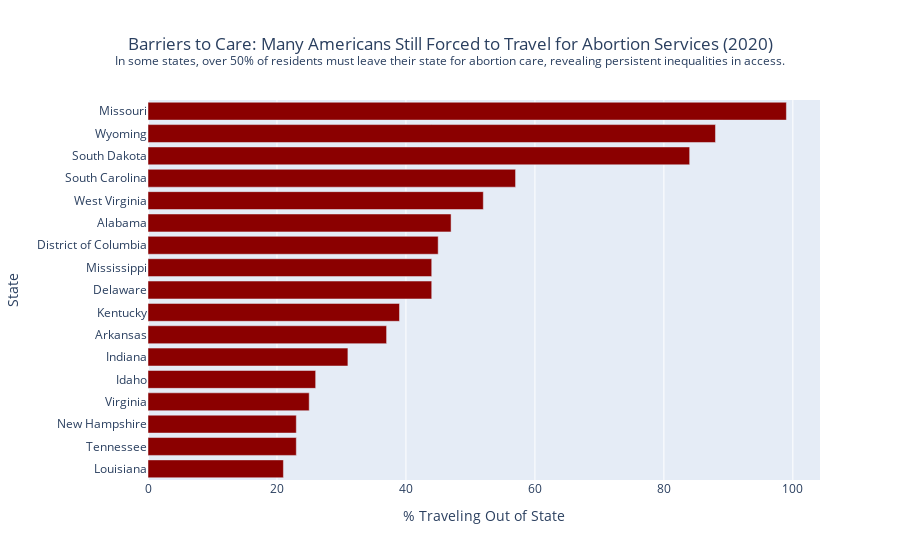

Here is the notebook cell this chart was saved with:
### Code cell
travel_out_of_state = df[['U.S. State', '% of residents obtaining abortions who traveled out of state for care, 2020']].dropna()
travel_out_of_state_high = travel_out_of_state[travel_out_of_state['% of residents obtaining abortions who traveled out of state for care, 2020'] > 20]
travel_out_of_state_sorted = travel_out_of_state_high.sort_values('% of residents obtaining abortions who traveled out of state for care, 2020', ascending=False)

fig_b = px.bar(
    travel_out_of_state_sorted,
    x='% of residents obtaining abortions who traveled out of state for care, 2020',
    y='U.S. State',
    orientation='h',
    color_discrete_sequence=['darkred'],
    title='High Percentages of Residents Needing to Travel for Abortion Care (2020)',
    labels={
        '% of residents obtaining abortions who traveled out of state for care, 2020': '% Traveling Out of State',
        'U.S. State': 'State'
    }
)
fig_b.update_layout(
    title={
        'text': "Barriers to Care: Many Americans Still Forced to Travel for Abortion Services (2020)<br><sup>In some states, over 50% of residents must leave their state for abortion care, revealing persistent inequalities in access.</sup>",
        'x': 0.5,
        'xanchor': 'center',
    },
    yaxis=dict(autorange="reversed")
)

fig_b.show()

### Figure 1 — Plotly figure (JSON) as saved in the notebook; plotly's stock layout.template omitted (floating-point values rounded to 4 significant figures)
{"data": [{"alignmentgroup": "True", "hovertemplate": "% Traveling Out of State=%{x}<br>State=%{y}<extra></extra>", "legendgroup": "", "marker": {"color": "darkred", "pattern": {"shape": ""}}, "name": "", "offsetgroup": "", "orientation": "h", "showlegend": false, "textposition": "auto", "type": "bar", "x": [99, 88, 84, 57, 52, 47, 45, 44, 44, 39, 37, 31, 26, 25, 23, 23, 21], "xaxis": "x", "y": ["Missouri", "Wyoming", "South Dakota", "South Carolina", "West Virginia", "Alabama", "District of Columbia", "Mississippi", "Delaware", "Kentucky", "Arkansas", "Indiana", "Idaho", "Virginia", "New Hampshire", "Tennessee", "Louisiana"], "yaxis": "y"}], "layout": {"barmode": "relative", "legend": {"tracegroupgap": 0}, "title": {"text": "Barriers to Care: Many Americans Still Forced to Travel for Abortion Services (2020)<br><sup>In some states, over 50% of residents must leave their state for abortion care, revealing persistent inequalities in access.</sup>", "x": 0.5, "xanchor": "center"}, "xaxis": {"anchor": "y", "domain": [0, 1], "title": {"text": "% Traveling Out of State"}}, "yaxis": {"anchor": "x", "autorange": "reversed", "domain": [0, 1], "title": {"text": "State"}}}}
